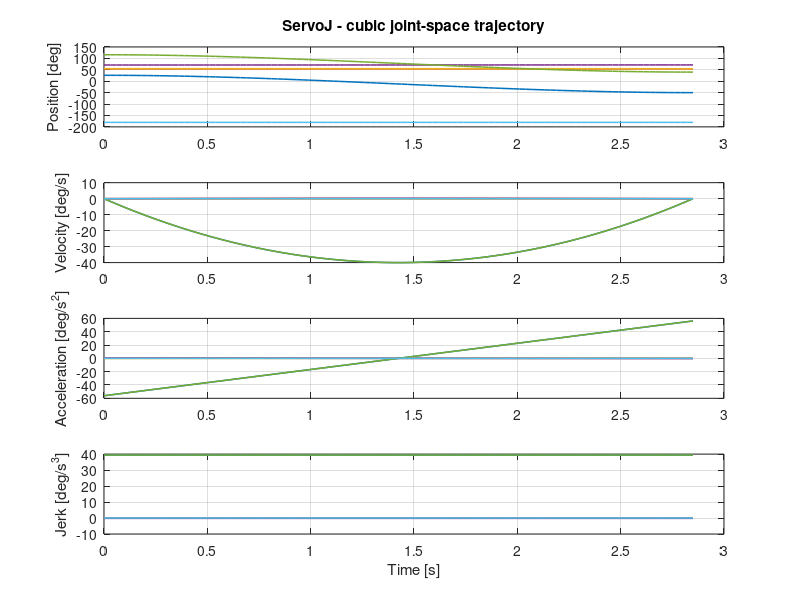

The MATLAB source for this figure:
%% make_servoj_cubic_csv.m
% Standalone cubic trajectory generator for the six DOBOT joints.
% Generates CSV first, verifies it on disk, then draws diagnostic plots.
% Does not call or require legendcolorbarlayout.
clear;
clc;

%% CONFIGURATION (joint positions in degrees)
qStart = [26, 53.8, 55.2, 71, 116, -180.2];
qEnd   = [-50, 54, 54.9, 71.4, 40, -180.2];
Ts = 0.030;               % 30 ms
vMax_deg_s = 40;          % per-joint bound (planning only)
aMax_deg_s2 = 60;         % per-joint bound (planning only)
makePlot = true;

% Always save beside THIS script rather than in MATLAB's working directory.
scriptFile = mfilename('fullpath');
if isempty(scriptFile)
    error(['Run the saved script using make_servoj_cubic_csv, ' ...
           'not by evaluating a selection of lines.']);
end
scriptDir = fileparts(scriptFile);
outputCsv = fullfile(scriptDir, 'points_servoj_cubic.csv');

%% NORMALIZED CUBIC PROFILE
if numel(qStart) ~= 6 || numel(qEnd) ~= 6 || any(~isfinite([qStart qEnd]))
    error('Six finite joint angles are required for start and end.');
end
if Ts <= 0 || vMax_deg_s <= 0 || aMax_deg_s2 <= 0
    error('Ts, vMax and aMax must be positive.');
end

delta = qEnd - qStart;
D = max(abs(delta));
if D <= 0
    error('The start and end joint positions must differ.');
end

Tmin = max(1.5*D/vMax_deg_s, sqrt(6*D/aMax_deg_s2));
nIntervals = max(1, ceil(Tmin/Ts - 1e-12));
Tfinal = nIntervals*Ts;

t = (0:nIntervals)'*Ts;
u = t/Tfinal;
s = 3*u.^2 - 2*u.^3;
sd = (6*u - 6*u.^2)/Tfinal;
sdd = (6 - 12*u)/Tfinal^2;
sddd = (-12/Tfinal^3)*ones(size(t));

Q = bsxfun(@plus, qStart, bsxfun(@times, s, delta));
Q(1,:) = qStart;
Q(end,:) = qEnd;

%% WRITE CSV, CLOSE FILE, AND VERIFY ON DISK
% Basic text-file output avoids dependencies on table/writetable.
[fid, errMsg] = fopen(outputCsv, 'w');
if fid < 0
    error('Cannot create CSV at %s: %s', outputCsv, errMsg);
end
fileGuard = onCleanup(@() fclose(fid));
fprintf(fid, 'mode,j1,j2,j3,j4,j5,j6\n');
for k = 1:size(Q,1)
    fprintf(fid, 'ServoJ,%.9f,%.9f,%.9f,%.9f,%.9f,%.9f\n', Q(k,:));
end
clear fileGuard;  % flush and close the CSV before verification

fileInfo = dir(outputCsv);
if isempty(fileInfo) || fileInfo.bytes < 100
    error('CSV was not saved correctly: %s', outputCsv);
end

fprintf('\nCSV VERIFIED ON DISK\n');
fprintf('Exact file: %s\n', outputCsv);
fprintf('File size: %d bytes\n', fileInfo.bytes);
fprintf('Joint displacements [deg]: %s\n', mat2str(delta));
fprintf('Samples: %d | Ts: %.3f s | duration: %.3f s\n', numel(t), Ts, Tfinal);
fprintf('Peak angular speed: %.3f deg/s\n', max(abs(sd))*D);
fprintf('Peak angular acceleration: %.3f deg/s^2\n', max(abs(sdd))*D);
fprintf('Reference jerk magnitude: %.3f deg/s^3\n', max(abs(sddd))*D);

%% PLOTS ARE OPTIONAL; A GRAPHICS FAILURE CANNOT INVALIDATE THE CSV
if makePlot
    try
        f = figure('Name', 'ServoJ cubic joint-space trajectory', ...
                   'NumberTitle', 'off', 'Visible', 'on');

        subplot(4,1,1);
        plot(t, Q, 'LineWidth', 1.1);
        grid on;
        ylabel('Position [deg]');
        title('ServoJ - cubic joint-space trajectory');

        subplot(4,1,2);
        plot(t, sd*delta, 'LineWidth', 1.1);
        grid on;
        ylabel('Velocity [deg/s]');

        subplot(4,1,3);
        plot(t, sdd*delta, 'LineWidth', 1.1);
        grid on;
        ylabel('Acceleration [deg/s^2]');

        subplot(4,1,4);
        plot(t, sddd*delta, 'LineWidth', 1.1);
        grid on;
        ylabel('Jerk [deg/s^3]');
        xlabel('Time [s]');

        drawnow;
        fprintf('Figure generated (figure %d).\n', f.Number);
    catch plotError
        warning('CSV saved successfully, but graphics failed: %s', ...
                plotError.message);
    end
end
